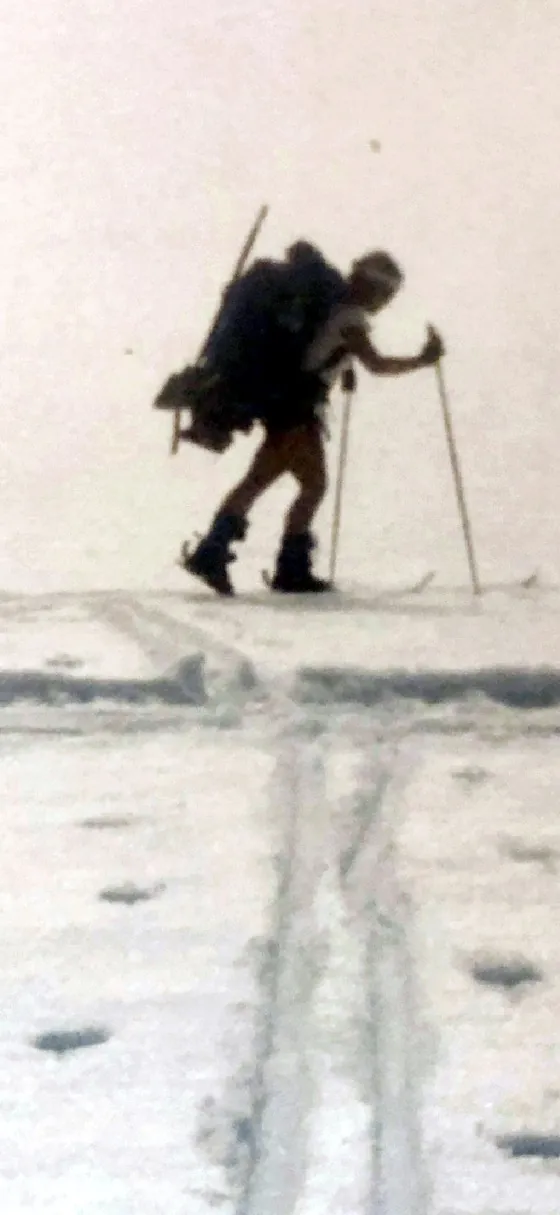
#> input picture assets/img/photos/artiste-lisa-a-17-ans-juneau-icefield-1600.webp, 560 x 1215 px, given in place of recente-01-1600.webp, which was not available
$ python images_partage.py ../assets/img/photos/artiste-lisa-a-17-ans-juneau-icefield-1600.webp
#> lines starting #> are read from the running program, lines starting #| are printed output that depends on the picture
"""Images de partage (og:image) : une carte 1200 × 630 en JPG par page et par langue.

Usage : python3 -I outils/images_partage.py <racine-site>   (puis relancer generer.py, qui les référence)
Œuvre ou photo de la page à gauche (œuvres jamais recadrées : posées entières sur le fond calcaire),
signature de Lisa et titre de la page à droite.
"""
import sys
from pathlib import Path

from PIL import Image, ImageDraw, ImageFont, ImageOps

ICI = Path(__file__).resolve().parent
sys.path.insert(0, str(ICI))
import catalogue as CAT  # noqa: E402
import contenu as C  # noqa: E402
import retraites as R  # noqa: E402

SITE = Path(sys.argv[1]).resolve()
IMG = SITE / "assets" / "img"
OUT = SITE / "assets" / "partage"
OUT.mkdir(parents=True, exist_ok=True)
W, H = 1200, 630
CALCAIRE, GRANITE, AMBRE, ESPACE = (242, 239, 232), (43, 42, 40), (138, 79, 14), (36, 72, 106)


def police(taille, italique=False):
    for f in (SITE / "assets" / "polices" / ("fraunces-italique.woff" if italique else "fraunces.woff"), Path("/usr/share/fonts/truetype/dejavu/DejaVuSerif.ttf")):
        try:
            return ImageFont.truetype(str(f), taille)
        except OSError:
            continue
    return ImageFont.load_default()


def oeuvre(oid):
    return ("oeuvre", IMG / "oeuvres" / f"{oid}-1600.webp")


def photo(cle):
    nom = cle.replace("/", "-")
    f = IMG / "photos" / f"{nom}-1600.webp"
    return ("photo", f if f.exists() else IMG / "photos" / f"{nom}-800.webp")


SERIES = {s["id"]: s for s in CAT.SERIES}
PAGES = {
    "accueil": (oeuvre("recente-01"), {"en": "Painter of light, water, rock and time", "fr": "Peintre de la lumière, de l'eau, de la roche et du temps"}, "maison"),
    "oeuvres": (oeuvre("recente-09"), {"en": "A Record of Time", "fr": "Strates du temps"}, "atelier"),
    "artiste": (oeuvre("en-cours-3"), {"en": "The artist · statement and bio", "fr": "L'artiste · déclaration et biographie"}, "atelier"),
    "parcours": (photo("expositions/bermondsey-gallery-vitrine-nuit"), {"en": "CV highlights", "fr": "Parcours"}, "atelier"),
    "presse": (photo("presse/wax-fusion-fall-2026-couverture"), {"en": "Press", "fr": "Presse"}, "atelier"),
    "espace": (photo("espace/visite-video-vignette"), {"en": "Espace Créa-Tea-Vité", "fr": "Espace Créa-Tea-Vité"}, "espace"),
    "evenements": (photo("evenements/table-de-diner-dans-la-galerie"), {"en": "Gather at the Espace", "fr": "Se réunir à l'Espace"}, "espace"),
    "retraites": (photo("paysages/lac-annecy-talloires-panorama"), {"en": "Retreats 2027", "fr": "Retraites 2027"}, "espace"),
    "pip": (photo("paysages/lac-annecy-talloires-panorama"), {"en": "Painting in Paradise · " + R.PIP["dates"]["en"], "fr": R.PIP["titre_fr"] + " · " + R.PIP["dates"]["fr"]}, "espace"),
    "encaustics": (photo("retraites/atelier-cire-en-groupe"), {"en": R.ENCAUSTICS["titre"] + " · " + R.ENCAUSTICS["dates"]["en"], "fr": R.ENCAUSTICS["titre_fr"] + " · " + R.ENCAUSTICS["dates"]["fr"]}, "espace"),
    "cours_prives": (photo("cours/in-the-studio"), {"en": "Bespoke courses & workshops", "fr": "Cours et ateliers sur mesure"}, "espace"),
    "salon_the": (photo("espace/salon-vertical"), {"en": "Boutique & Tea Room", "fr": "Boutique et salon de thé"}, "espace"),
    "cosessions": (photo("cours/atelier-libre-pastel"), {"en": "Co-Creating Sessions", "fr": "Sessions de co-création"}, "espace"),
    "expositions": (photo("exposition-en-cours/bnt-designs-soudure"), {"en": "La Gravité de la Grâce · Dec 2026 – Apr 2027", "fr": "La Gravité de la Grâce · déc. 2026 – avr. 2027"}, "espace"),
    "conditions": (photo("retraites/groupe-painters-in-paradise"), {"en": "Retreats · payment and cancellation", "fr": "Retraites · paiement et annulation"}, "espace"),
    "studio": (photo("atelier/glacier-sur-le-chevalet"), {"en": "Studio notes", "fr": "Notes d'atelier"}, "atelier"),
    "boutique": (oeuvre("recente-01"), {"en": "Commissions and Available Works", "fr": "Commandes et œuvres disponibles"}, "atelier"),
    "contact": (photo("espace/facade-de-nuit"), {"en": "Let's connect", "fr": "Écrivez-moi"}, "maison"),
}


def lignes(draw, texte, f, largeur):
    mots, out, cur = texte.split(), [], ""
    for m in mots:
        t = (cur + " " + m).strip()
        if draw.textlength(t, font=f) <= largeur:
            cur = t
        else:
            out.append(cur)
            cur = m
    out.append(cur)
    return out


def carte(source, titre, univers, nom_fichier, lang="en"):
#> called with titre = 'Painter of light, water, rock and time', univers = 'maison', nom_fichier = 'index.jpg', lang = 'en'
    genre, f = source
    fond = Image.new("RGB", (W, H), CALCAIRE)
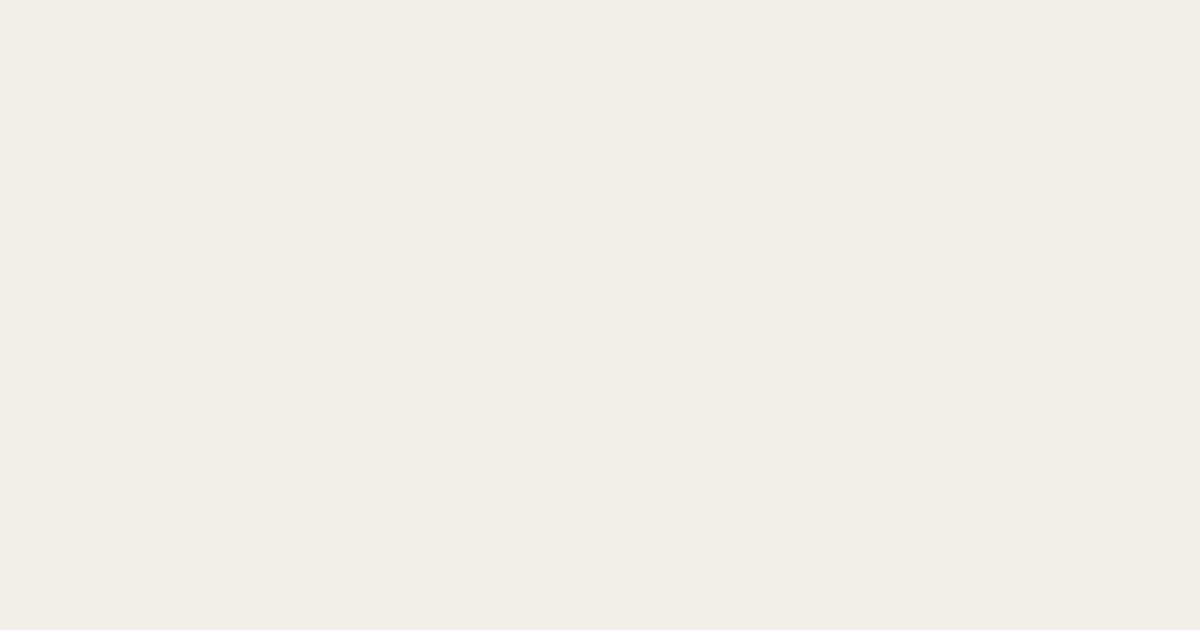
#> fond: PIL image 1200x630 RGB; mean R, G, B 242, 239, 232
    im = ImageOps.exif_transpose(Image.open(f)).convert("RGB")
#> im is the input picture: PIL image 560x1215 RGB; mean R, G, B 212.3, 206.6, 200.6
    zone = (0, 0, 690, H)
    if genre == "oeuvre":
        im.thumbnail((zone[2] - 80, H - 80), Image.LANCZOS)
#> im: PIL image 253x550 RGB
        fond.paste(im, ((zone[2] - im.width) // 2, (H - im.height) // 2))
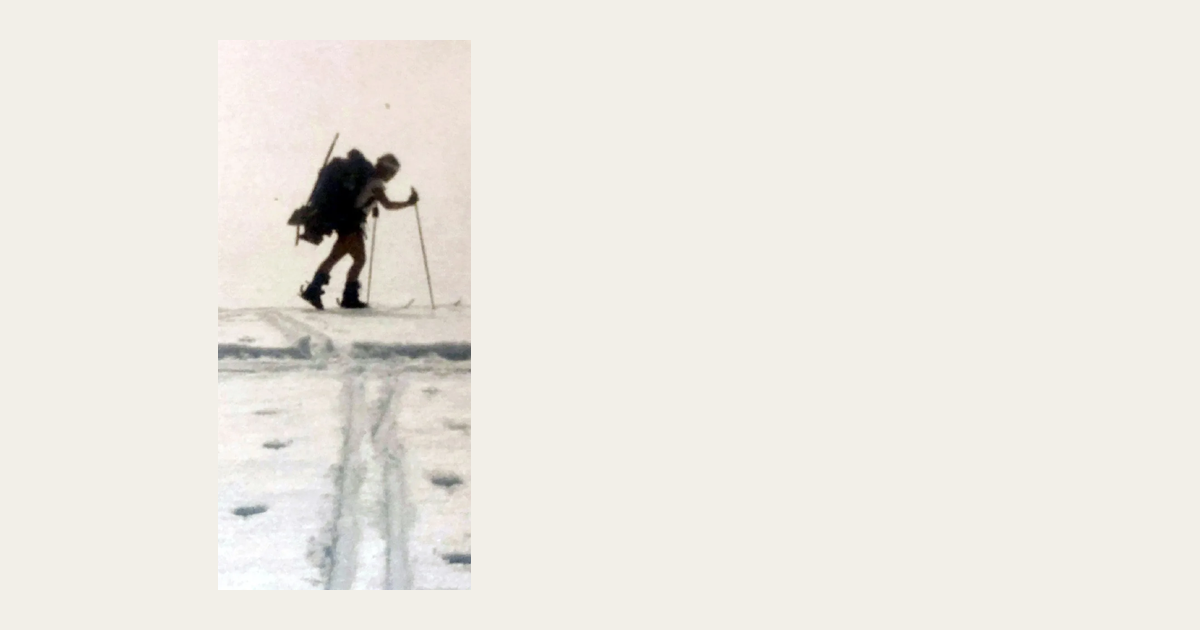
#> fond: PIL image 1200x630 RGB; mean R, G, B 236.5, 233, 226.2
    else:
        im = ImageOps.fit(im, (zone[2], H), Image.LANCZOS, centering=(0.5, 0.4))
        fond.paste(im, (0, 0))
    d = ImageDraw.Draw(fond)
    accent = {"atelier": AMBRE, "espace": ESPACE}.get(univers, GRANITE)
    d.rectangle([690, 0, 698, H], fill=accent)
    sig = Image.open(IMG / "logos" / "signature.webp").convert("RGBA")
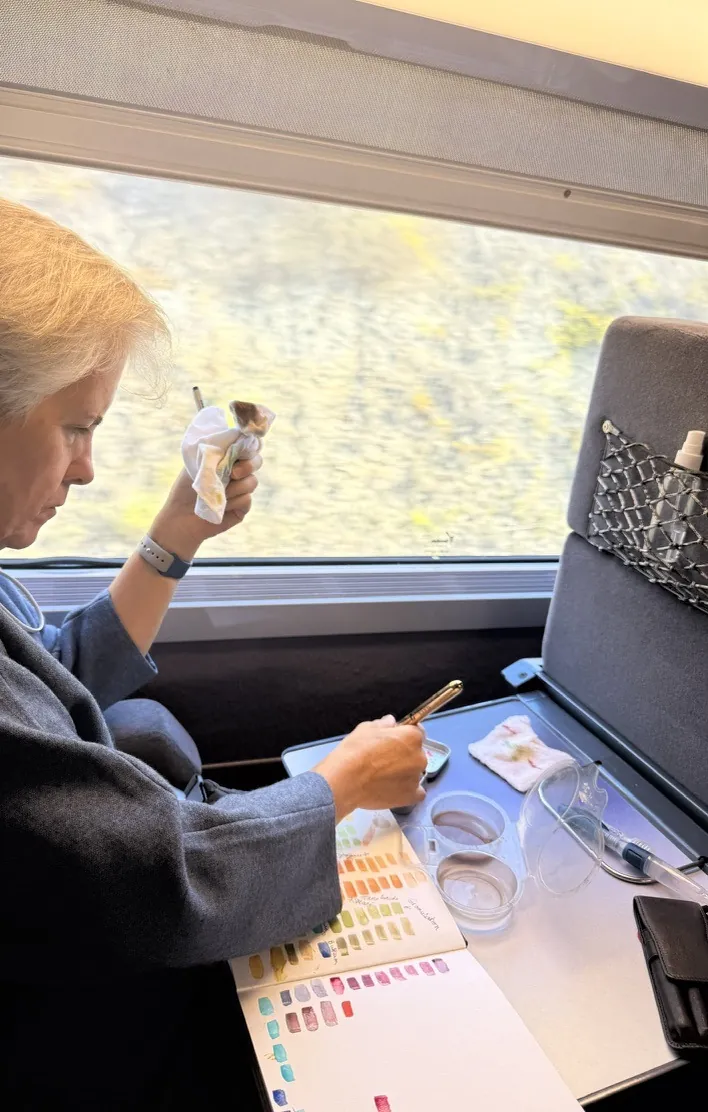
#> input picture assets/img/photos/artiste-lisa-aquarelle-nuancier-1600.webp, 708 x 1112 px, given in place of signature.webp, which was not available
    sig.thumbnail((300, 120), Image.LANCZOS)
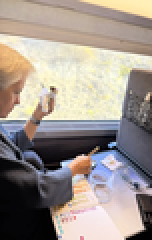
#> sig: PIL image 76x120 RGBA (shown 2 times larger); mean R, G, B, A 158.7, 148.9, 141.4, 255
    teinte = Image.new("RGBA", sig.size, GRANITE + (255,))
    teinte.putalpha(sig.split()[-1])
    fond.paste(teinte, (750, 70), teinte)
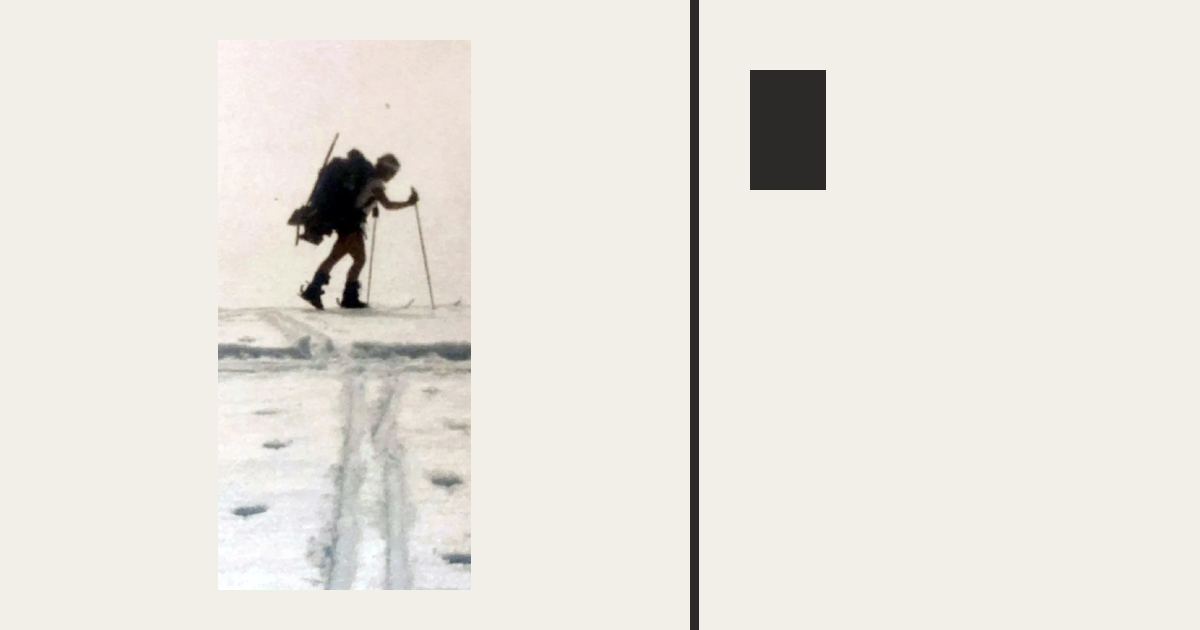
#> fond: PIL image 1200x630 RGB; mean R, G, B 232.6, 229.2, 222.5
    ft = police(46)
    y = 250
    for ligne in lignes(d, titre, ft, 400)[:4]:
#> in lignes, `mots, out, cur = texte.split(), [], ""`: mots = ['Painter', 'of', 'light,', 'water,', 'rock', 'and', 'time']; cur = ''
        d.text((750, y), ligne, font=ft, fill=GRANITE)
        y += 58
#> this loop made 3 passes
#> after the loop, y = 424
    d.text((750, H - 80), "La Clusaz · " + ("French Alps" if lang == "en" else "Alpes françaises"), font=police(22, True), fill=accent)
    fond.save(OUT / nom_fichier, "JPEG", quality=84, optimize=True, progressive=True)
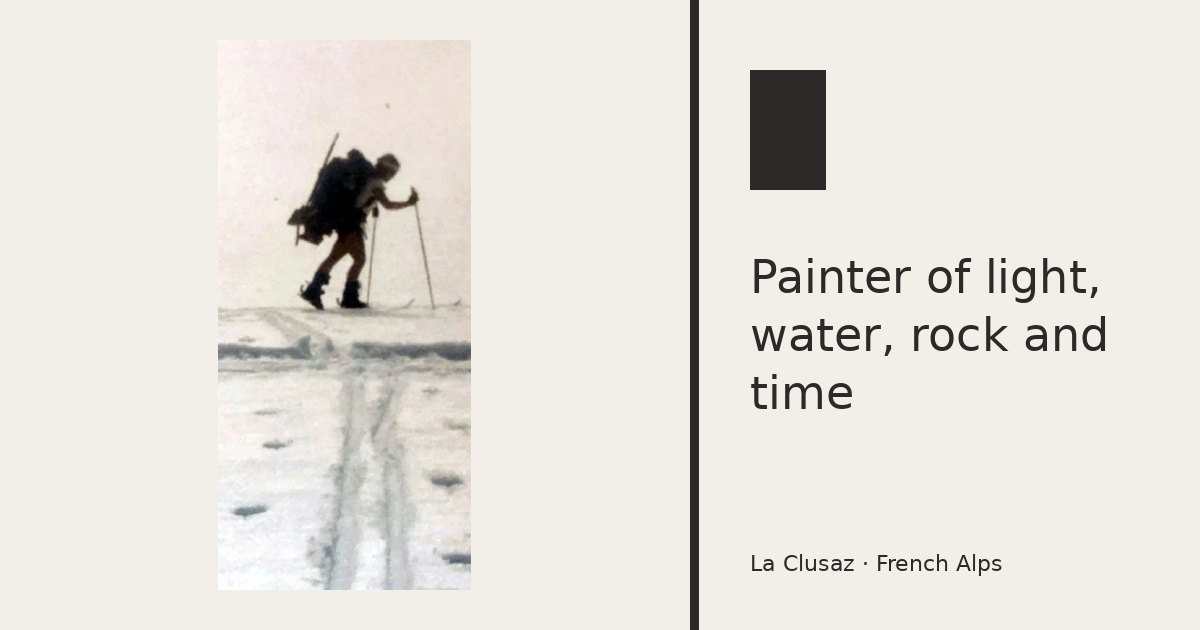
#> saved as index.jpg: PIL image 1200x630 RGB; mean R, G, B 230.4, 226.9, 220.3


n = 0
for cle, (src, titres, univers) in PAGES.items():
    for lang in ("en", "fr"):
        chemin = C.PAGES[cle][lang]
#> (the run stopped early here; a loop or call above may not have finished)
